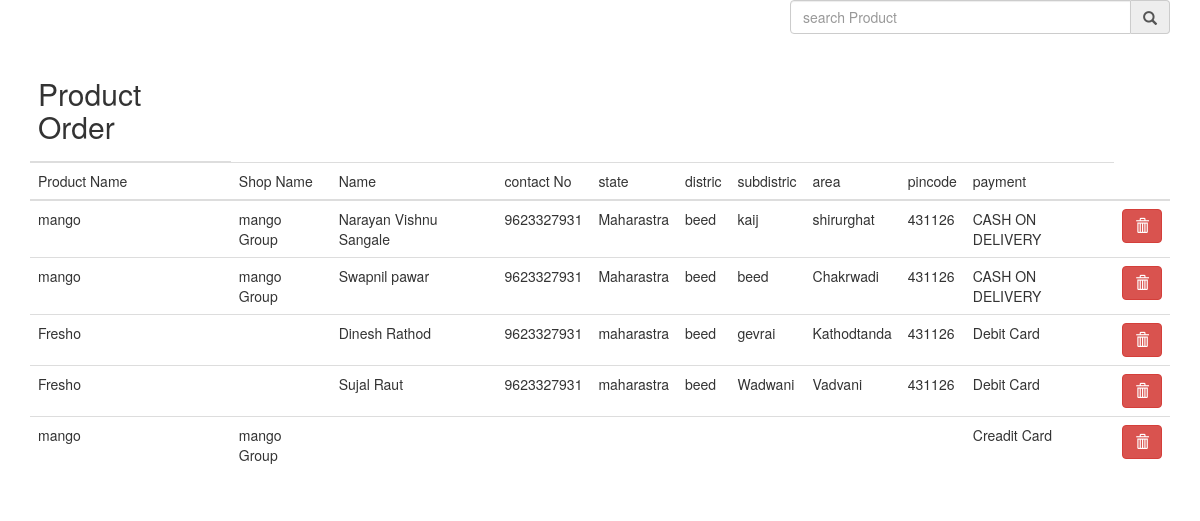
/admine/orders.php, run on the app's committed database.
### tables this page shows
CREATE TABLE `orderproduct` (
  `pname` varchar(100) NOT NULL,
  `sname` varchar(100) NOT NULL,
  `fullname` varchar(100) NOT NULL,
  `contact` varchar(100) NOT NULL,
  `state` varchar(100) NOT NULL,
  `distric` varchar(100) NOT NULL,
  `subdistric` varchar(100) NOT NULL,
  `area` varchar(1000) NOT NULL,
  `pincode` varchar(100) NOT NULL,
  `payment` varchar(100) NOT NULL
);

### admine/orders.php (the view, shortened to what this page needs)
<!DOCTYPE html>
<html lang="">
    <head>
        <link href="https://maxcdn.bootstrapcdn.com/bootstrap/3.3.7/css/bootstrap.min.css" rel="stylesheet">
    </head>
    <body>
    <div class="container" id="div1">
            <div class="form-group input-group col-md-offset-3 col-md-4" style="float:right">
              <input type="search" name="search" id="search" class="form-control" placeholder="search Product" onkeyup="return search()"><span class="input-group-addon"><i class="glyphicon glyphicon-search"></i></span></div>
                    <table class="table table-hover"id="display">
                        <thead>
                            <tr>
                                <th><h2>Product Order</h2></th>
                            </tr>
                        </thead>
                        <tbody>
                            <tr>
                            <td>Product Name</td>
                            <td>Shop Name</td>
                            <td>Name </td>
                            <td>contact No</td>
                            <td> state</td>
                            <td>distric</td>
                            <td>subdistric</td>
                            <td>area</td>
                            <td>pincode</td>
                            <td>payment</td>
                            </tr>
                        </tbody>
                        <?php
                                require "dbcon.php";
                                $sql="select * from orderproduct";
                               $res= mysqli_query($con,$sql);
                               while ($r=mysqli_fetch_array($res)) {
                                echo "<tr id='t1'>";
                                echo "<td>".$r[0]."</td>";
                                echo "<td>".$r[1]."</td>";
                                echo "<td>".$r[2]."</td>";
                                echo"<td>".$r[3]."</td>";
                                echo"<td>".$r[4]."</td>";
                                echo"<td>".$r[5]."</td>";
                                echo"<td>".$r[6]."</td>";
                                echo"<td>".$r[7]."</td>";
                                echo"<td>".$r[8]."</td>";
                                echo"<td>".$r[9]."</td>";
                                echo "<td><a href='../database/saveagrodoctor.php?action=remove&dname=".$r[0]."'role='button'class='btn btn-danger'><span class='glyphicon glyphicon-trash'aria-hidden='true'></span></button></td>";
                                echo "</tr>";
                               }
                                ?>
                    </table></div></div></div>
    </body>
</html>

### data on the page
orderproduct: pname "mango", sname "mango Group", fullname "Narayan Vishnu Sangale", contact "9623327931", state "Maharastra", distric "beed", subdistric "kaij", area "shirurghat", pincode "431126", payment "CASH ON DELIVERY"
orderproduct: pname "mango", sname "mango Group", fullname "Swapnil pawar", contact "9623327931", state "Maharastra", distric "beed", subdistric "beed", area "Chakrwadi", pincode "431126", payment "CASH ON DELIVERY"
orderproduct: pname "Fresho", fullname "Dinesh Rathod", contact "9623327931", state "maharastra", distric "beed", subdistric "gevrai", area "Kathodtanda", pincode "431126", payment "Debit Card"
orderproduct: pname "Fresho", fullname "Sujal Raut", contact "9623327931", state "maharastra", distric "beed", subdistric "Wadwani", area "Vadvani", pincode "431126", payment "Debit Card"
orderproduct: pname "mango", sname "mango Group", payment "Creadit Card"
